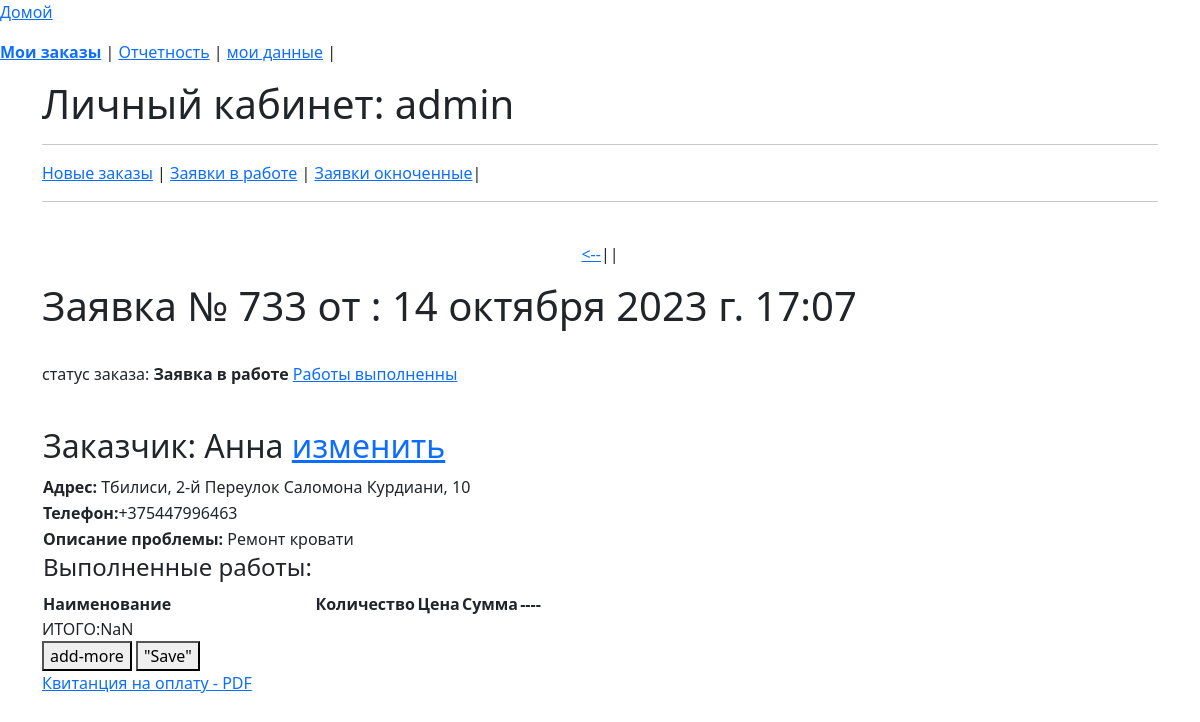
Screenshot of /list_order/733 (signed in) with the database file from the repository.
### app_site/models.py (models this page shows)
class OrderList(models.Model):
    time_in = models.DateTimeField(auto_now_add=True, verbose_name='Дата заказа')
    time_out = models.DateTimeField(null=True, blank=True, verbose_name='Дата выполнения')
    repairer_id = models.ForeignKey(User, on_delete=models.SET_NULL, null=True, blank=True,
                                    verbose_name='Мастер', default='', )
    price = models.DecimalField(decimal_places=2, max_digits=7, null=True, blank=True, verbose_name='Стоимость работ')
    text_order = models.CharField(max_length=1500, verbose_name='Описание проблемы', blank=True, null=True)
    customer_name = models.CharField(max_length=50, verbose_name='Ваше имя')
    customer_phone = models.CharField(max_length=16, verbose_name='Номер телефона')
    customer_telegram = models.CharField(max_length=26, verbose_name='Телеграм', blank=True, null=True)
    customer_code = models.CharField(max_length=16, verbose_name='Код организации', blank=True, null=True)
    address_city = models.CharField(max_length=2, choices=CITY_CHOICES, default='TB', null=True, blank=True,
                                    verbose_name='Город')
    order_status = models.CharField(max_length=3, choices=ORDER_STATUS, default='BEG', null=True, blank=True,
                                    verbose_name='Статус заказа')
    address_street_app = models.CharField(max_length=150, verbose_name='Улица', null=True, blank=True)
    address_num = models.CharField(max_length=10, verbose_name='Номер дома', null=True, blank=True)
    services = models.ManyToManyField('Service', through='Invoice')
    class Meta:
        verbose_name = 'Список заказов'
        verbose_name_plural = 'Список заказов'

### app_site/views.py (the view, shortened to what this page needs)
# urls.py: path('list_order/<int:pk>', InvoiceCreate.as_view(), name='invoice'),
class InvoiceCreate(LoginRequiredMixin, DetailView):
    model = OrderList
    context_object_name = 'info'
    template_name = 'invoice.html'
    def get_context_data(self, **kwargs):
        context = super().get_context_data()
        context['invoice'] = Invoice.objects\
                                    .filter(order_id=self.object.pk)\
                                    .select_related('service_id')\
                                    .defer('service_id__type')\
                                    .annotate(amount=F('price') * F('quantity'))
        InvoiceFormSet = modelformset_factory(Invoice, form=InvoiceForm, extra=0)
        formset = InvoiceFormSet(queryset=Invoice.objects.none())
        context['form'] = formset
        context['type_work'] = WORK_CHOICES
        context['next'] = OrderList.objects.filter(pk__gt=self.object.pk).values('pk').first()
        context['prev'] = OrderList.objects.filter(pk__lt=self.object.pk).order_by('-pk').values('pk').first()
        return context

### app_site/models.py (called while the page is built)
    def __str__(self):
        return f"{self.name}"

### app_site/templatetags/custom_filters.py (called while the page is built)
@register.filter()
def choice_tag(value, A):
    try:
        if A == 'city':
            a = dict(CITY_CHOICES)
        elif A == 'status_order':
            a = dict(ORDER_STATUS)
        elif A == 'month':
            a = dict(MONTH)
        elif A == 'work_type':
            a = dict(WORK_CHOICES)
        return f'{a[value]}'
    except KeyError:
        return f''

### templates/invoice.html (shortened to what this page needs)
{% extends 'flatpages/default_user.html' %}
{% load custom_filters %}
{% load custom_tags %}
{% block body %}
<hr>
<a href="{% url 'list_order' %}?work_status=SND">Новые заказы</a> | <a href="{% url 'list_order'%}?work_status=RCV">Заявки в работе</a> |
<a href="{% url 'list_order'%}?work_status=END">Заявки окноченные</a>|
<hr>
<br>
{% if prev.pk %}
<p align="center">
<a href="{% url 'invoice' prev.pk %}" ><--</a>||
{% endif %}
</p>
<h1>Заявка № {{ info.id }} от : {{ info.time_in }}</h1><br>
{% if info.order_status == 'RCV' %}
<p  >статус заказа: <b id="stepstatuswork">Заявка в работе</b>
    <a href="../changestatus?order_pk={{ info.pk}}&work_status=END" id="workstatus">Работы выполненны</a><br>
</p>
{% endif %}
<br>
    <table width="700"><tr>
        <td><h2>Заказчик: {{ info.customer_name }}  <a href="../list_order/update/{{ info.pk}}">изменить</a></h2></td>
    </tr>
        <tr>
        <td><b>Адрес: </b>{{ info.address_city|choice_tag:'city' }}, {{ info.address_street_app }}, {{ info.address_num }}</td>
    </tr>
    <tr>
         <td><b>Телефон:</b>{{ info.customer_phone }}</td>
    </tr>
    <tr>
         <td><b>Описание проблемы:</b> {{ info.text_order }}</td>
    </tr>
    </table>
{% if info.order_status == 'SND' %}
<table width="500" id="table_invoice" class="hidden">
{% else %}
<table width="500" id="table_invoice">
{% endif %}
    <tr clospan="5"><td><h4>Выполненные работы: </h4></td></tr>
 <tr>
            <th>Наименование </th>
            <th>Количество </th>
            <th>Цена</th>
            <th>Сумма</th>
            <th>----</th>
    </tr>
    <tr id="total"><td></td></tr>
</table>
{% if info.order_status == 'SND' %}
<form action="" method="post" id="id_form" class="hidden">
{% else %}
<form action="" method="post" id="id_form" >
{% endif %}
    <button id="add-more" type="button">add-more</button>
    <button type="submit"> "Save" </button><br>
<a href="pdf/{{ info.id }}">Квитанция на оплату - PDF</a>
</form>
        {% endblock body %}

### templates/flatpages/default_user.html (shortened to what this page needs)
{% load static %}
<!doctype html>
<html lang="en">
  <head>
    <link href="https://cdn.jsdelivr.net/npm/bootstrap@5.3.0/dist/css/bootstrap.min.css" rel="stylesheet">
  </head>
  <body>
<p><a href="{% url 'home' %}" >Домой</a></p>
{% url 'list_order' as the_url1 %}
{% url 'stat' as the_url2 %}
{% url 'user' request.user.id as the_url3 %}
<p>
{% if the_url1 in request.get_full_path  %}
<a href="{{ the_url1 }}"><b>Мои заказы</b></a> |
{% else %}
<a href="{{ the_url1 }}">Мои заказы</a> |
{% endif %}
{% if the_url2 in request.get_full_path  %}
<a href="{{ the_url2 }}"><b>Отчетность</b></a> |
{% else %}
<a href="{{ the_url2 }}">Отчетность</a> |
{% endif %}
{% if the_url3 in request.get_full_path  %}
<a href="{{ the_url3 }}"><b>мои данные</b></a> |
{% else %}
<a href="{{ the_url3 }}">мои данные</a> |
{% endif %}
</p>
<div class="container">
<h1 class="test">Личный кабинет: {{ user.username }}</h1>
{% block body %}
{% endblock body%}
</div>
  </body>
</html>

### rows the page displays
OrderList: id "733", time_in "14 октября 2023 г. 17:07", customer_name "Анна", address_city|choice_tag "Тбилиси", address_street_app "2-й Переулок Саломона Курдиани", address_num "10", customer_phone "+375447996463", text_order "Ремонт кровати"

### other values shown
{{ user.username }} "admin"
